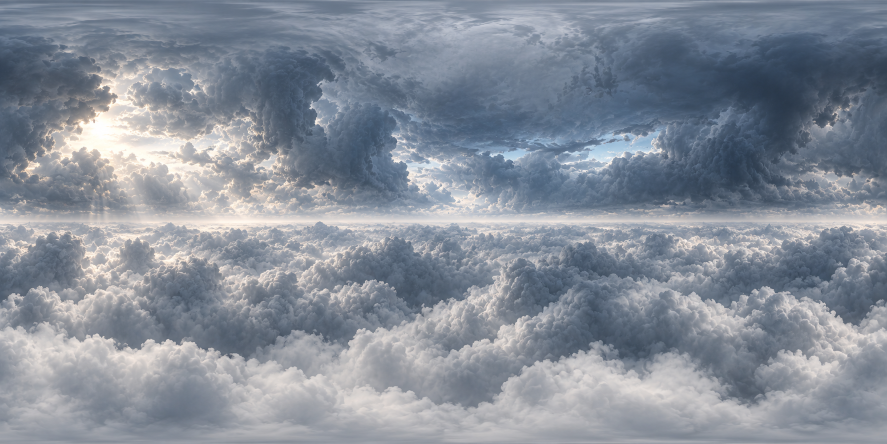
#> input picture vector-fields/assets/atmosphere/storm-panorama.png, 1774 x 887 px (shown at 1/2 size)
$ python build_atmosphere.py
#> lines starting #> are read from the running program, lines starting #| are printed output that depends on the picture
### vector-fields/build_cache.py
"""Content-based generation cache. Inputs and outputs are both verified."""
import hashlib
import json
import struct
from pathlib import Path
ROOT = Path(__file__).resolve().parent


def fingerprint(paths):
    digest = hashlib.sha256()
    for path in sorted(set(Path(p).resolve() for p in paths)):
        if not path.is_file():
            raise FileNotFoundError(f'Missing build input: {path}')
        name = path.as_posix().encode('utf-8')
        data = path.read_bytes()
        digest.update(struct.pack('<Q', len(name)) + name)
        digest.update(struct.pack('<Q', len(data)) + data)
    return digest.hexdigest()


def compiler_inputs():
    return [Path(__file__), ROOT/'build_modular.py', ROOT/'build_skins.py', ROOT/'studio_assets.py',
            ROOT.parent/'weapon-lab/mix_models.py', ROOT/'generated/tfc-soldier/soldier_reference_2.smd', ROOT/'generated/tfc-soldier/look_idle.smd', ROOT.parent/'asset-probe/tools/studiomdl.exe']


def record(inputs_sha256, outputs):
    paths = sorted(set(Path(p).resolve() for p in outputs))
    if not paths:
        raise ValueError('A build stage must declare its outputs')
    return dict(inputs_sha256=inputs_sha256, outputs={str(p): hashlib.sha256(p.read_bytes()).hexdigest() for p in paths})


# [20 lines left out: functions current, read, write, not called in this run]

### vector-fields/build_atmosphere.py
"""Compile authored atmospheric paintings into one seamless six-face sky and RGBA sprites."""
import argparse,hashlib,json,math,shutil,struct
from pathlib import Path
import numpy as np
from PIL import Image
import build_cache
ROOT=Path(__file__).resolve().parent
ASSETS=ROOT/'assets/atmosphere'
OUT=ROOT/'generated/atmosphere'
SIZE=2048
# Matches Xash ref/gl/gl_warp.c st_to_vec and native sky texture order.
AXES={'rt':(3,-1,2),'lf':(-3,1,2),'bk':(1,3,2),'ft':(-1,-3,2),'up':(-2,-1,3),'dn':(2,-1,-3)}
def sha(p):return hashlib.sha256(Path(p).read_bytes()).hexdigest()
def sample(panorama,x,y,z):
    length=np.sqrt(x*x+y*y+z*z)
    px=(np.arctan2(y,x)/(2*np.pi)+.5)*panorama.shape[1]
    py=(.5-np.arcsin(z/length)/np.pi)*(panorama.shape[0]-1)
    ix=np.floor(px).astype(np.int32);iy=np.floor(py).astype(np.int32)
    fx=(px-ix)[...,None];fy=(py-iy)[...,None]
    a=panorama[iy,ix%panorama.shape[1]]
    b=panorama[iy,(ix+1)%panorama.shape[1]]
    c=panorama[np.minimum(iy+1,panorama.shape[0]-1),ix%panorama.shape[1]]
    d=panorama[np.minimum(iy+1,panorama.shape[0]-1),(ix+1)%panorama.shape[1]]
    return (a*(1-fx)*(1-fy)+b*fx*(1-fy)+c*(1-fx)*fy+d*fx*fy)
def polar_sample(image,u,v):
    px=np.clip(u,0,1)*(image.shape[1]-1);py=np.clip(v,0,1)*(image.shape[0]-1)
    ix=np.floor(px).astype(np.int32);iy=np.floor(py).astype(np.int32)
    fx=(px-ix)[...,None];fy=(py-iy)[...,None]
    jx=np.minimum(ix+1,image.shape[1]-1);jy=np.minimum(iy+1,image.shape[0]-1)
    return image[iy,ix]*(1-fx)*(1-fy)+image[iy,jx]*fx*(1-fy)+image[jy,ix]*(1-fx)*fy+image[jy,jx]*fx*fy
def projection(panorama,axes,size=SIZE,caps=None):
    image=np.empty((size,size,3),np.uint8)
    s=np.linspace(-1,1,size,dtype=np.float32)[None,:]
    for first in range(0,size,128):
        t=np.linspace(1,-1,size,dtype=np.float32)[first:first+128,None]
        b=[np.broadcast_to(s,(len(t),size)),np.broadcast_to(t,(len(t),size)),np.ones((len(t),size),np.float32)]
        v=[b[abs(k)-1]*(1 if k>0 else -1)for k in axes]
        pixels=sample(panorama,*v)
        if caps:
            x,y,z=v;absolute=np.maximum(np.abs(z),.0001)
            ratio=np.maximum(np.abs(x),np.abs(y))/absolute
            weight=(.5+.5*np.cos(np.clip((ratio-.65)/.55,0,1)*np.pi))[...,None]
            # One directional field is sampled for ALL faces, preserving every cube seam.
            for sign,painting in caps.items():
                mask=weight*(z*sign>0)[...,None]
                polar=polar_sample(painting,.5-y/(absolute*2),.5+sign*x/(absolute*2))
                pixels=pixels*(1-mask)+polar*mask
        image[first:first+len(t)]=np.clip(np.rint(pixels),0,255).astype(np.uint8)
    return Image.fromarray(image)
def periodic_source(painting):
    # Projection conditioning only: narrow wrap/pole filter. Original artwork is preserved.
    a=np.asarray(painting.convert('RGB'),dtype=np.float32).copy()
    band=max(8,a.shape[1]//48)
    edge=(a[:,0]+a[:,-1])*.5
    for i in range(band):
        weight=.5+.5*math.cos(math.pi*i/band)
        a[:,i]=a[:,i]*(1-weight)+edge*weight
        a[:,-1-i]=a[:,-1-i]*(1-weight)+edge*weight
    cap=max(4,a.shape[0]//60)
    for pole in(0,-1):
        color=a[pole].mean(axis=0)
        for i in range(cap):
            row=i if pole==0 else -1-i
            weight=.5+.5*math.cos(math.pi*i/cap)
            a[row]=a[row]*(1-weight)+color*weight
    return a
def sprite(path,images):
    images=images if isinstance(images,list)else[images]
    w,h=images[0].size
    header=struct.pack('<4siifiiifi',b'IDSP',32,2,math.hypot(w,h)/2,w,h,len(images),0.,0)
    path.write_bytes(header+b''.join(struct.pack('<iiiii',0,-w//2,h//2,w,h)+image.convert('RGBA').tobytes()for image in images))
def build(ensure=False):
    fingerprint=build_cache.fingerprint([Path(__file__),Path(build_cache.__file__),*[ASSETS/p for p in('storm-panorama.png','cloud-bank.png','nadir.png','zenith.png')]])
    manifest=OUT/'manifest.json'
    if ensure and build_cache.current(build_cache.read(manifest).get('cache'),fingerprint):return OUT
    OUT.mkdir(parents=True,exist_ok=True);env=OUT/'gfx/env';env.mkdir(parents=True,exist_ok=True)
    sprites=OUT/'sprites';sprites.mkdir(exist_ok=True)
    source=Image.open(ASSETS/'storm-panorama.png');panorama=periodic_source(source)
#> in build, source is the input picture: PIL image 1774x887 RGB; mean R, G, B 134.3, 141.9, 153.3
    caps={sign:np.asarray(Image.open(ASSETS/name).convert('RGB'),dtype=np.float32)for sign,name in[(-1,'nadir.png'),(1,'zenith.png')]}
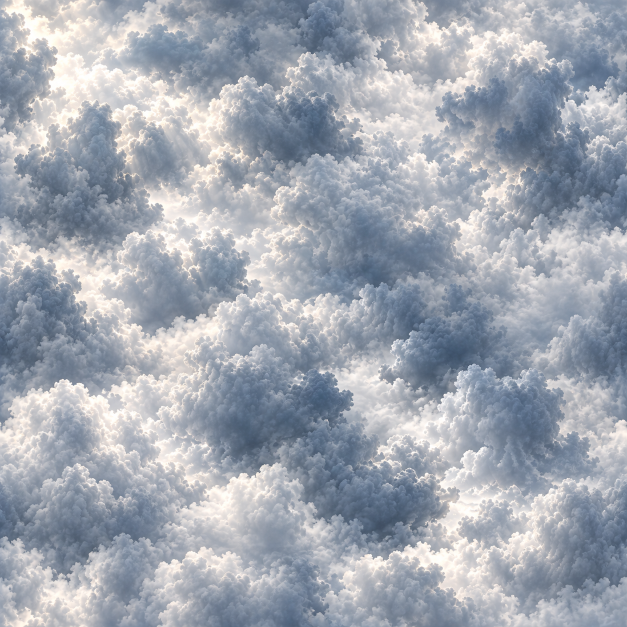
#> input picture vector-fields/assets/atmosphere/nadir.png, 1254 x 1254 px (shown at 1/2 size)
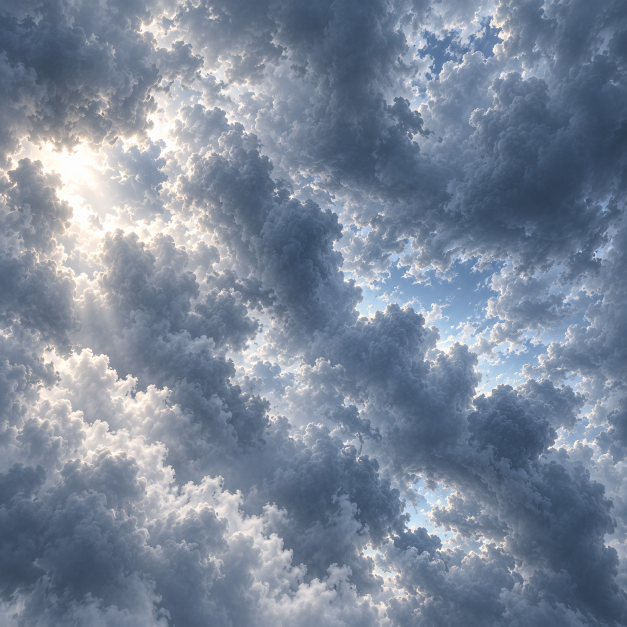
#> input picture vector-fields/assets/atmosphere/zenith.png, 1254 x 1254 px (shown at 1/2 size)
#> caps = 2 items
    outputs=[];faces=[]
    for suffix,axes in AXES.items():
        face=projection(panorama,axes,caps=caps);p=env/('vf_storm'+suffix+'.tga');face.save(p);outputs.append(p)
        faces.append(dict(suffix=suffix,axes=axes,size=face.size,sha256=sha(p)))
#> this loop made 6 passes
#> pass 1, in sample, `px=(np.arctan2(y,x)/(2*np.pi)+.5)*panorama.shape[1]`:
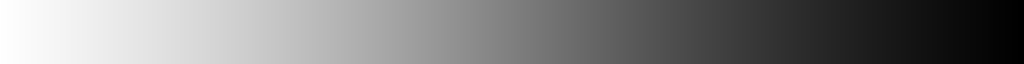
#> px: shape (128, 2048) float32 (shown at 1/2 size); min 665.2, max 1108.8, mean 887; drawn with min black and max white
#> pass 1, in sample, `py=(.5-np.arcsin(z/length)/np.pi)*(panorama.shape[0]-1)`:
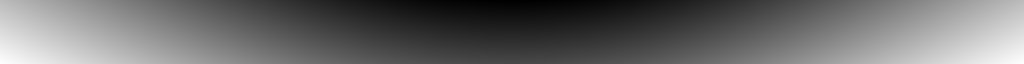
#> py: shape (128, 2048) float32 (shown at 1/2 size); min 221.5, max 286.6, mean 248.9; drawn with min black and max white
#> after the loop:
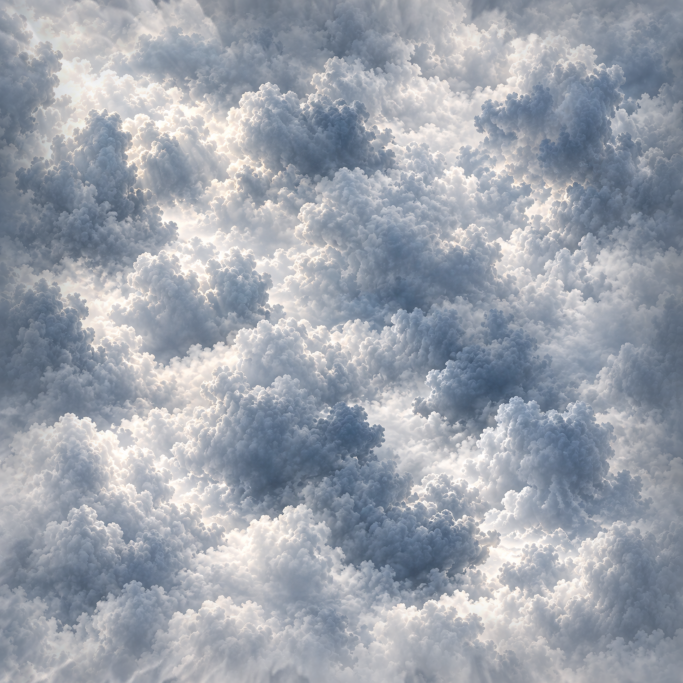
#> face: PIL image 2048x2048 RGB (shown at 1/3 size); mean R, G, B 157, 162.9, 172.9
#> after the loop, faces = 6 items; outputs = 6 items
    deck=Image.open(ASSETS/'nadir.png').resize((1024,1024),Image.Resampling.LANCZOS).convert('RGBA')
    # Coverage is compiled instead of vertex alpha, which the installed TriAPI ignores.
    xy=np.linspace(-1,1,1024);x,y=np.meshgrid(xy,xy)
    fade=np.clip((1-np.sqrt(x*x+y*y))/.45,0,1);fade=fade*fade*(3-2*fade)
    deck.putalpha(Image.fromarray(np.rint(fade*255*.12).astype(np.uint8)))
    cloud=Image.open(ASSETS/'cloud-bank.png');assert cloud.mode=='RGBA','Authored cloud must have native alpha'
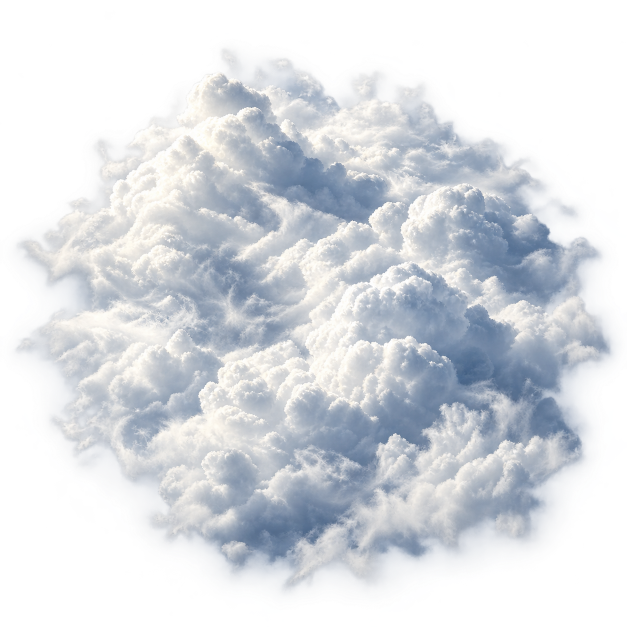
#> input picture vector-fields/assets/atmosphere/cloud-bank.png, 1254 x 1254 px (shown at 1/2 size)
#> in build, cloud is the input picture: PIL image 1254x1254 RGBA; mean R, G, B, A 126.1, 131.4, 139.4, 137.3
    # A transparent sampling gutter prevents clamp fringes. No repainting.
    frame=Image.new('RGBA',(1024,1024))
#> frame: PIL image 1024x1024 RGBA; every value is 0
    fitted=cloud.resize((992,992),Image.Resampling.LANCZOS)
    frame.paste(fitted,(16,16))
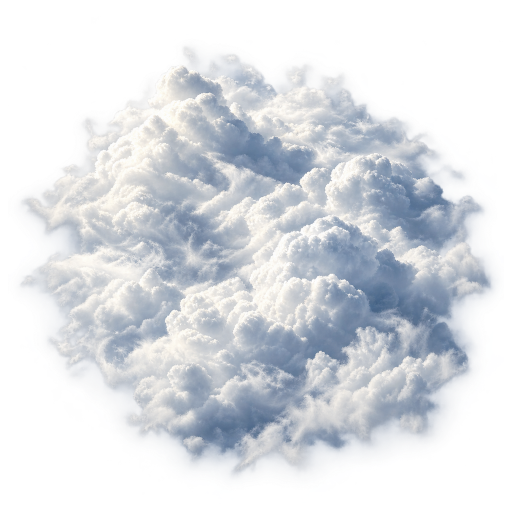
#> frame: PIL image 1024x1024 RGBA (shown at 1/2 size); mean R, G, B, A 118.1, 123.1, 130.5, 128.9; transparent parts drawn white
    cloud_frames=[]
    for opacity in(.03,.08,.16,.25,.4,.55,.75,1.):
        variant=frame.copy();variant.putalpha(frame.getchannel('A').point(lambda a:round(a*opacity)));cloud_frames.append(variant)
#> after the loop, cloud_frames = 8 items
    for name,image in [('cloud',cloud_frames),('deck',deck),('white',Image.new('RGBA',(8,8),(255,255,255,255)))]:
        p=sprites/(name+'.spr');sprite(p,image);outputs.append(p)
#> this loop made 3 passes
#> (name, w in sprite, h in sprite) on passes 1 to 3: ('cloud', 1024, 1024), ('deck', 1024, 1024), ('white', 8, 8)
#> after the loop, outputs = 9 items
    state=dict(version=2,skyname='vf_storm',face_size=SIZE,faces=faces,
        source_size=source.size,cloud_source_size=cloud.size,originals={p.name:sha(p)for p in ASSETS.glob('*.png')},
        polar_source_sizes={name:Image.open(ASSETS/name).size for name in('nadir.png','zenith.png')},
        projection='Spherical panorama and two authored polar camera views, sampled as one continuous directional field; axes follow native renderer. 2048 faces resampled from authored source.',
        cloud_format='Xash native version-32 RGBA; eight precompiled opacity levels (RGB unchanged, authored soft alpha scaled); radial feather encoded in deck coverage; 1024 cloud/deck',
        cache=build_cache.record(fingerprint,outputs))
#> state = 11 items
    manifest.write_text(json.dumps(state,indent=2)+'\n')
    print('PASS sky assets: six 2048 faces, three native RGBA textures',flush=True)
    return OUT
def runtime_files(folder=OUT):
    folder=Path(folder)
    state=json.loads((folder/'manifest.json').read_text())
    files=[(folder/'manifest.json',Path('vf/atmosphere.json'))]
    files +=[(folder/'gfx/env'/('vf_storm'+s+'.tga'),Path('gfx/env')/('vf_storm'+s+'.tga'))for s in AXES]
    files +=[(folder/'sprites'/(name+'.spr'),Path('sprites/vf_atmosphere')/(name+'.spr'))for name in('cloud','deck','white')]
    for source,target in files:
        if source.name!='manifest.json':assert sha(source)==state['cache']['outputs'][str(source.resolve())],source
    return files
def deploy(mod):
    build(ensure=True)
    for source,target in runtime_files():
        target=Path(mod)/target;target.parent.mkdir(parents=True,exist_ok=True)
        if target.exists()and sha(target)==sha(source):continue
        if target.is_file()and target.stat().st_nlink>1:target.unlink()
        shutil.copy2(source,target)
if __name__=='__main__':
    p=argparse.ArgumentParser();p.add_argument('--ensure',action='store_true');build(p.parse_args().ensure)
